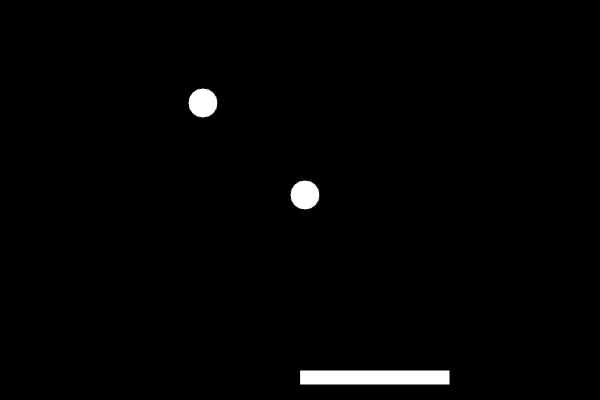
Frame 1 (no input)
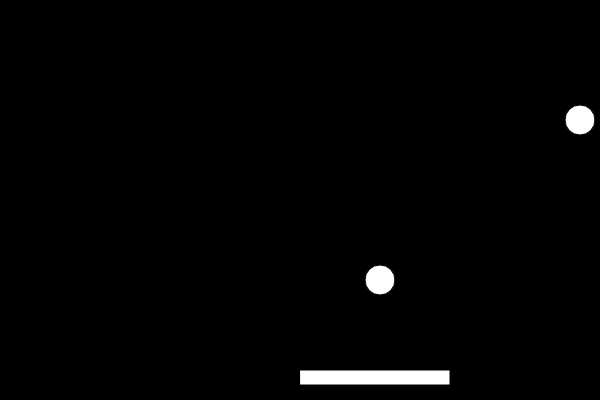
Frame 60 (no input)
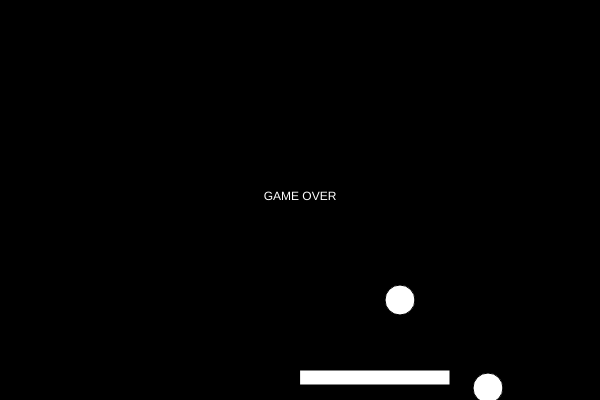
Frame 120 (the mouse pressed at the canvas centre since frame 60)

The p5.js sketch that drew these frames (run headless with seeded random() and noise() and a simulated clock; from frame 60 on, the mouse is pressed at the canvas centre):

// p5.js sketch
// ── sketch.js
let ballX, ballY, ballSpeedX, ballSpeedY;
let ballAX, ballAY, ballSpeedAX, ballSpeedAY;
let ballRadius;
let paddleX, paddleY, paddleSpeed, paddleWidth, paddleHeight;

function setup() {
    createCanvas(600, 400);
    ballX = width / 2;
    ballY = height / 2;
    ballSpeedX = 5;
    ballSpeedY = -5;
    ballAX = width / 2 - 100;
    ballAY = height / 2 - 100;
    ballSpeedAX = 3;
    ballSpeedAY = 3;
    ballRadius = 15;
    paddleX = width / 2;
    paddleY = height - 30;
    paddleSpeed = 5;
    paddleWidth = 150;
    paddleHeight = 15;
}

function draw() {
    background(0);
    ballX = ballX + ballSpeedX;
    ballY = ballY + ballSpeedY;
    ballAX = ballAX + ballSpeedAX;
    ballAY = ballAY + ballSpeedAY;
    
    // パドルを動かす
    if (keyIsDown(LEFT_ARROW)) {
        paddleX = paddleX - paddleSpeed
    }
    if (keyIsDown(RIGHT_ARROW)) {
        paddleX = paddleX + paddleSpeed
    }

    // パドルに当たったら（2つ分）
    if (paddleX < ballX && ballX < paddleX + paddleWidth && paddleY - ballRadius < ballY && ballY < paddleY) {
        ballSpeedY = -ballSpeedY;
    }
    if (paddleX < ballAX && ballAX < paddleX + paddleWidth && paddleY - ballRadius < ballAY && ballAY < paddleY) {
        ballSpeedAY = -ballSpeedAY;
    }

    // 右に当たったら
    if (width < ballX + ballRadius) {
        ballSpeedX = -ballSpeedX;
    }
    if (width < ballAX + ballRadius) {
        ballSpeedAX = -ballSpeedAX;
    }
    // 左に当たったら
    if (ballX - ballRadius < 0) {
        ballSpeedX = -ballSpeedX;
    }
    if (ballAX - ballRadius < 0) {
        ballSpeedAX = -ballSpeedAX;
    }
    // 上に当たったら
    if (ballY - ballRadius < 0) {
        ballSpeedY = -ballSpeedY;
    }
    if (ballAY - ballRadius < 0) {
        ballSpeedAY = -ballSpeedAY;
    }

    // 下に当たったら（どちらか1つでも）
    if (ballY + ballRadius > height || ballAY + ballRadius > height) {
        ballSpeedX = 0;
        ballSpeedY = 0;
        ballSpeedAX = 0;
        ballSpeedAY = 0;
        fill("white");
        textAlign(CENTER);
        text("GAME OVER", width / 2, height / 2);
    }
    // 2つのボール描画
    circle(ballX, ballY, ballRadius * 2);
    circle(ballAX, ballAY, ballRadius * 2);
    rect(paddleX, paddleY, paddleWidth, paddleHeight);
}
